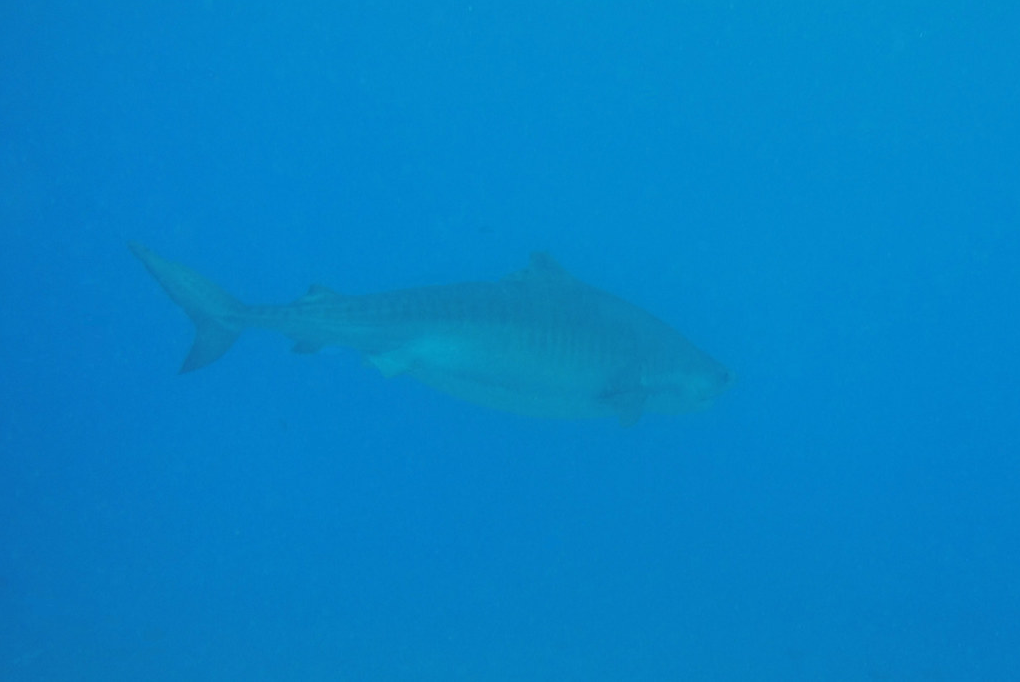
#> input picture Shark_1.PNG, 1020 x 682 px
$ python C16460726.py
#> lines starting #> are read from the running program, lines starting #| are printed output that depends on the picture; after the words box and inside, x2 and y2 are one past the last pixel; in counts of white or black regions, pixels touching at a corner belong together
               ############## OPENING COMMENT ##############
# # # # # # # # # # # # # # # # # # # # # # # # # # # # # # # # # # # # # # # #
# Program to Detect and Extract a Shark From an Image.						  #
# Author: Cian Morar 														  #
# Date: October 2019														  #
# 																			  #
# The algorithm for this program is outlined below:							  #
# 																			  #
# User selects an image. 													  #
# 																			  #
# Convert image to the YUV color space.										  #
# 																			  #
# Extract and enhance the contrast of the Y and U channels.					  #
# 																			  #
# Threshold the U channel to create a mask (for background removal).		  #
# 																			  #
# Using the enhanced Y channel, convert YUV image back to BGR.				  #
# 																			  #
# Apply the mask and convert back to YUV.									  #
# 																			  #
# Extract the U channel from the enhanced YUV image.					 	  #
# 																			  #
# Create another mask (to remove some additional noise from the image).		  #
# 																			  #
# Apply the final mask.	   			  										  #
# 																			  #
# Display the extracted shark.												  #
# 																			  #
# # # # # # # # # # # # # # # # # # # # # # # # # # # # # # # # # # # # # # # #


# import the necessary packages:
import cv2
import easygui as gui

# Messages for the Graphical User Interface:
opening_message = "This Application Allows You to Extract a Shark From an Image.\n\n\n"
instructions = 	  "Please Choose The Image That You Would Like to Use."
closing_message = "\tHere's The Shark!\n\tWould You Like to Select Another Picture?"
final_message =   "\tHave a great day!"
choices = 		  ["Yes", "No"]

# Function to apply a threshold to an image
# It is used to remove the background:
def ApplyMask(threshold):
	# Apply the mask to each color channel in the image:
	extracted_sharkB = cv2.bitwise_or(threshold, Enchanced_B)
	extracted_sharkG = cv2.bitwise_or(threshold, Enchanced_G)
	extracted_sharkR = cv2.bitwise_or(threshold, Enchanced_R)

	merged = cv2.merge((extracted_sharkB, extracted_sharkG, extracted_sharkR))

	return merged

# Repeat until the user chooses to exit:
while (1):
	gui.msgbox(opening_message + instructions, "Hello!")

	F = gui.fileopenbox()
#> the answer given: Shark_1.PNG
	I = cv2.imread(F)
#> I is the input picture: shape (682, 1020, 3); mean B, G, R 198.7, 130, 4

	YUV = cv2.cvtColor(I, cv2.COLOR_BGR2YUV)
#> YUV: shape (682, 1020, 3); mean of channels 0, 1, 2 100.1, 176.7, 43.8
	Y, U, V = cv2.split(YUV)

	# Using the Contrast Limited Adaptive Histogram Equalization class to enhance the contrast
	# Create the CLAHE object and set the clip limit and tile grid size:
	CLAHE = cv2.createCLAHE(clipLimit = 4.5, tileGridSize = (3,3))

	# This improves definition in the image:
	Enhanced_Y = CLAHE.apply(Y)

	# This is used to remove the background:
	Enhanced_U = CLAHE.apply(U)
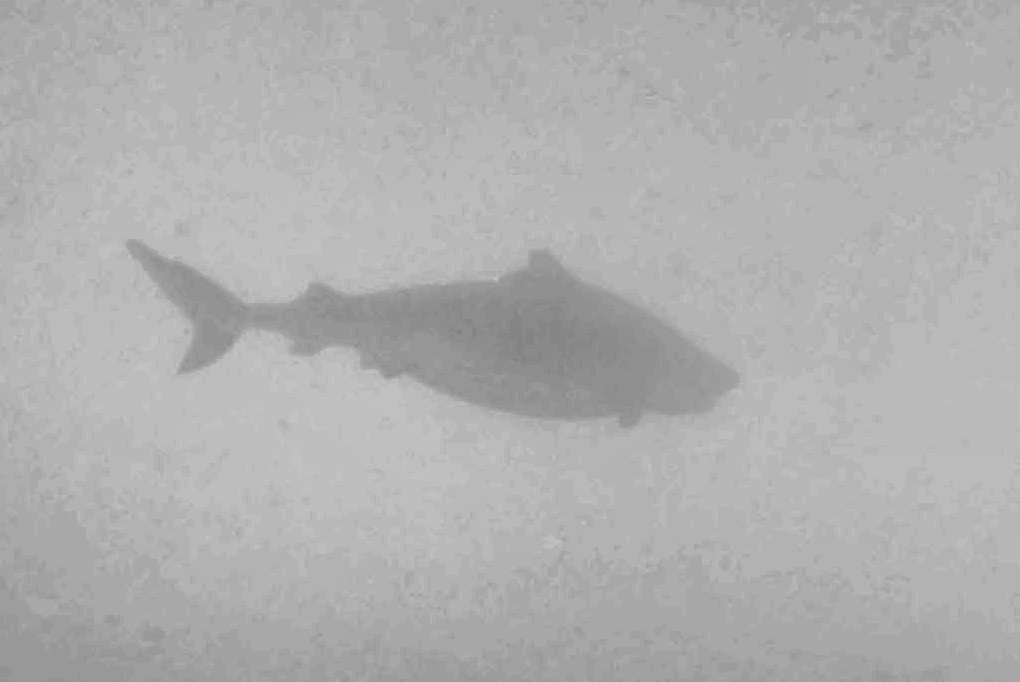
#> Enhanced_U: shape (682, 1020); min 127, max 196, mean 175.9

	# Create initial mask to remove the background:
	_, Threshold = cv2.threshold(Enhanced_U, 176, 255, cv2.THRESH_TRUNC)
	Adaptive_Threshold = cv2.adaptiveThreshold(Threshold, 255, cv2.ADAPTIVE_THRESH_MEAN_C, cv2.THRESH_BINARY, 275, 2)
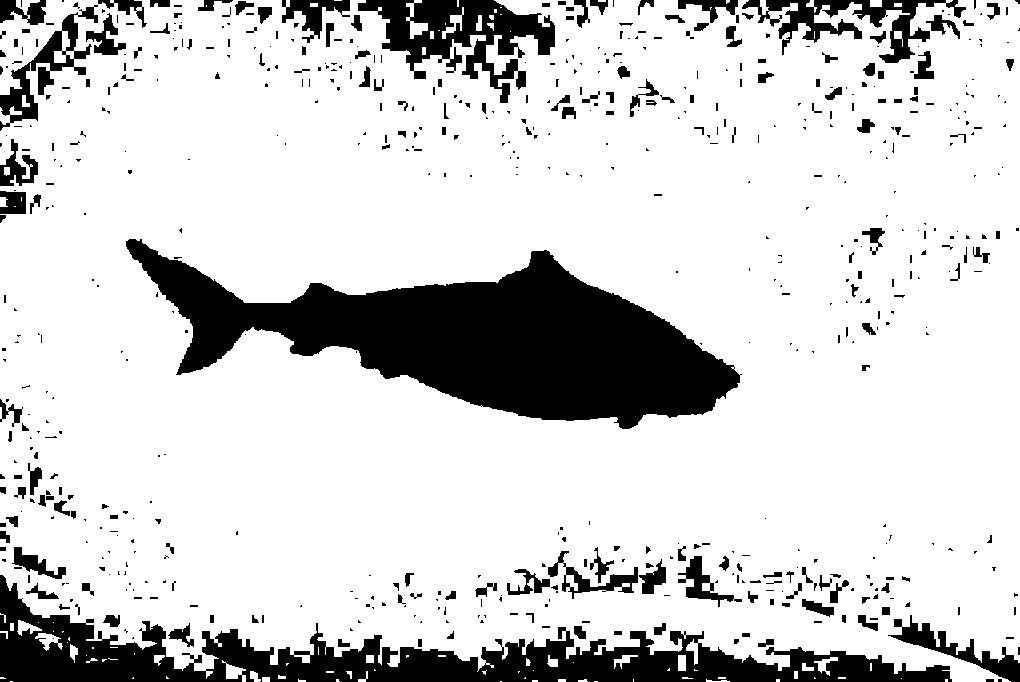
#> Adaptive_Threshold: shape (682, 1020); 81.9% white; 619 black regions (425 under 20 px), largest, box (x1, y1, x2, y2) and area: (126, 239, 742, 429) 53002, (0, 575, 952, 682) 31546, (358, 0, 555, 103) 8471

	Enchanced_YUV = cv2.merge((Enhanced_Y,U,V))
#> Enchanced_YUV: shape (682, 1020, 3); mean of channels 0, 1, 2 108.4, 176.7, 43.8
	Enchanced_BGR = cv2.cvtColor(Enchanced_YUV, cv2.COLOR_YUV2BGR)
	Enchanced_B, Enchanced_G, Enchanced_R = cv2.split(Enchanced_BGR)
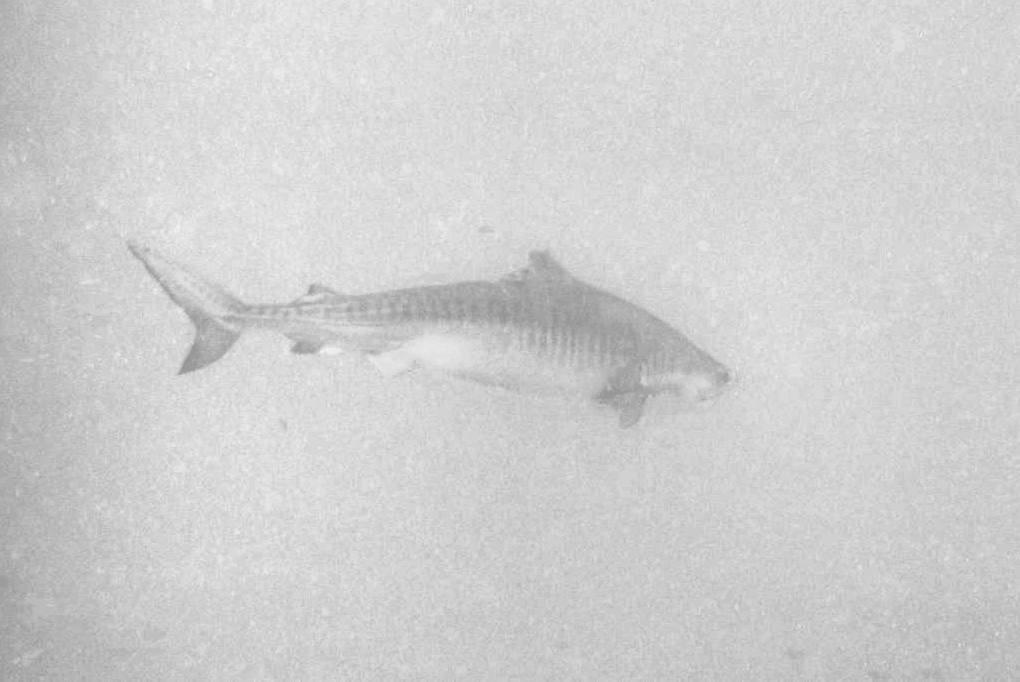
#> Enchanced_B: shape (682, 1020); min 147, max 244, mean 207.6

	Removed_Background = ApplyMask(Adaptive_Threshold)

	# Create the final mask to clean more of the noise:
	Enhanced_YUV2 = cv2.cvtColor(Removed_Background, cv2.COLOR_BGR2YUV)
#> Enhanced_YUV2: shape (682, 1020, 3); mean of channels 0, 1, 2 228.3, 135.9, 113.4
	u = Enhanced_YUV2[:,:,1]
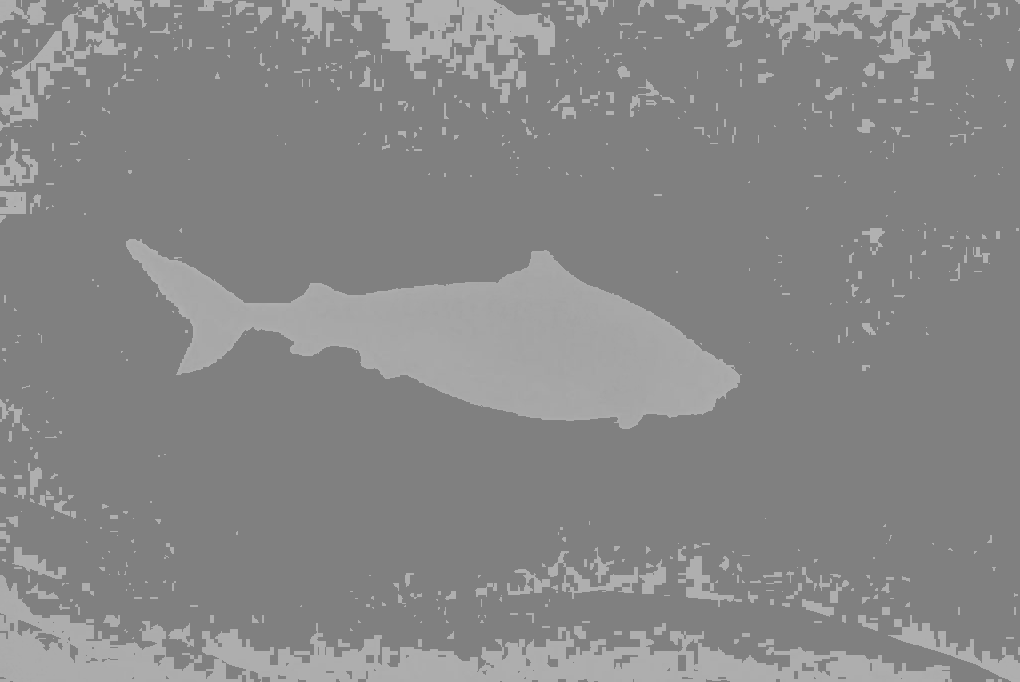
#> u: shape (682, 1020); min 128, max 177, mean 135.9

	_, maxVal, _, _ = cv2.minMaxLoc(u)
#> maxVal = 177
	masked_range = cv2.inRange(u, 0, maxVal-3)
#> masked_range: shape (682, 1020); 94.6% white; 613 black regions (452 under 20 px), largest, box (x1, y1, x2, y2) and area: (358, 0, 555, 103) 8459, (742, 0, 966, 63) 4034, (0, 5, 98, 131) 2963
	final_mask = cv2.bitwise_xor(masked_range, Adaptive_Threshold)
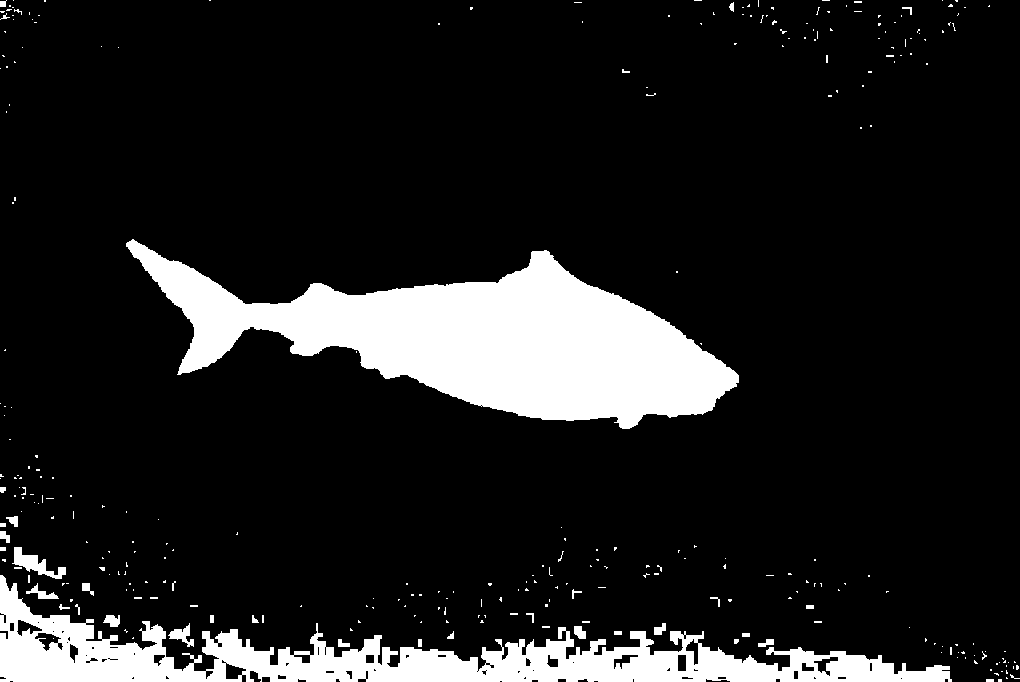
#> final_mask: shape (682, 1020); 12.7% white; 301 white regions (265 under 20 px), largest, box (x1, y1, x2, y2) and area: (126, 239, 739, 429) 52563, (0, 575, 952, 682) 31546, (12, 547, 66, 579) 630
	final_mask = cv2.bitwise_not(final_mask)

	final_image = ApplyMask(final_mask)
#> in ApplyMask (call 2), `merged = cv2.merge((extracted_sharkB, extracted_sharkG, extracted_shar..`:
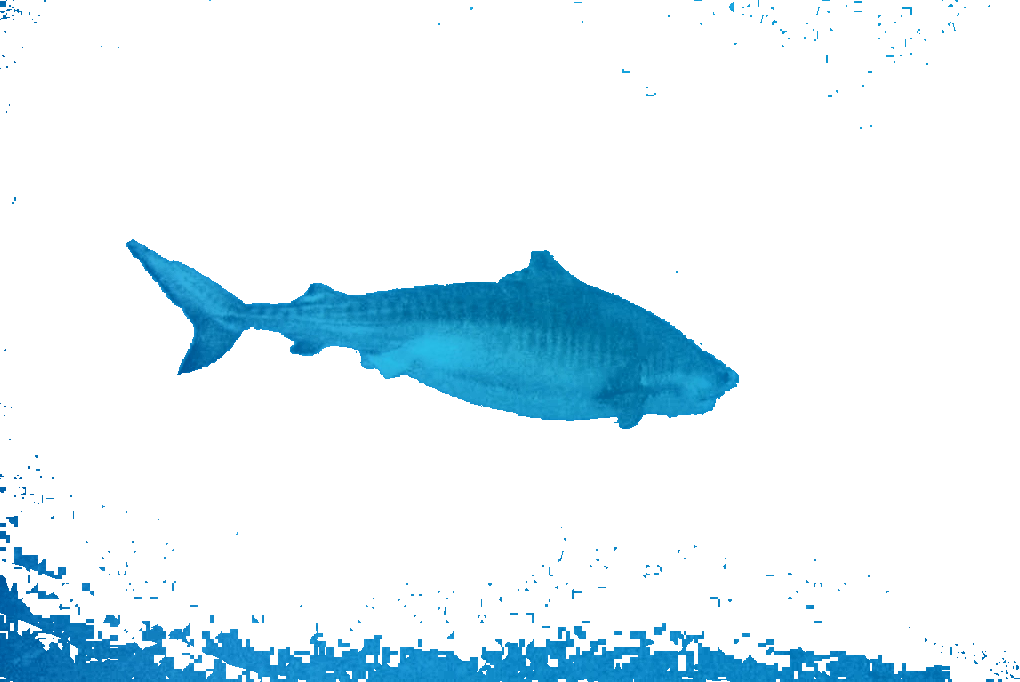
#> merged: shape (682, 1020, 3); mean of channels 0, 1, 2 246.8, 239.8, 224.7; drawn as B, G, R

	cv2.imwrite("./final_image.png", final_image)

	reply = gui.buttonbox(closing_message, image = "./final_image.png", choices = choices)

	# Close the application if they click no or if they try to close the window
	if reply == 'No' or reply != 'Yes':
		gui.msgbox(final_message, title = "Thanks!")
		exit(0)
#> (the program exits here)
